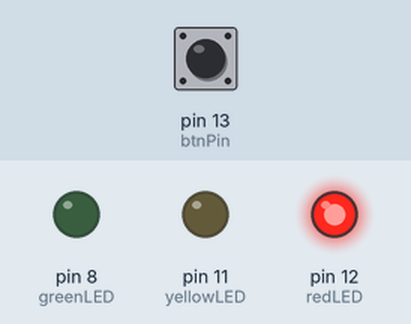
Bench run of a sketch on a simulated Arduino Uno, built with avr-gcc and run on an emulated ATmega328P. Parts: output pins drawn as LEDs (lit = HIGH). The test bench sets the inputs (shaded band); at power-on: pin 13 (btnPin) HIGH.

Above: at 2.5 s.
At 6.0 s:
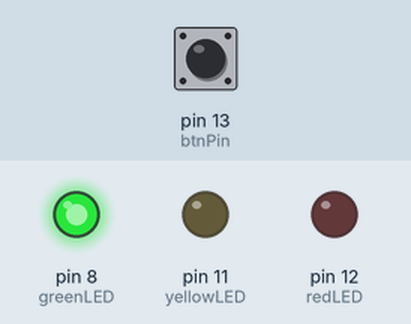
At 9.0 s:
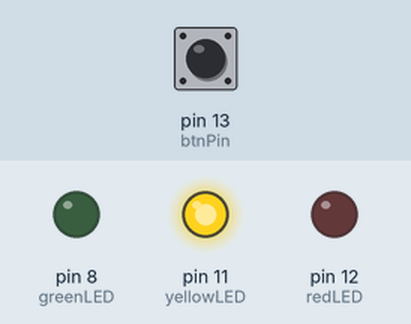
Timing chart, 0 to 14.3 s (numbered marks = the images above):
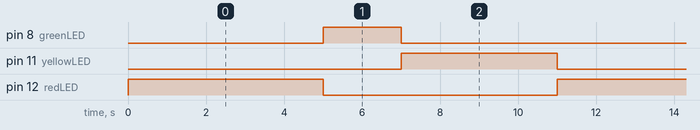

Measured:
- by itself, pin 8 (greenLED): alternates HIGH for 2.0 s and LOW for 9.0 s
- by itself, pin 11 (yellowLED): alternates HIGH for 4.0 s and LOW for 7.0 s
- by itself, pin 12 (redLED): alternates HIGH for 5.0 s and LOW for 6.0 s

The sketch:

traffic_lights.ino
```cpp
// C++ code
const int greenLED = 8;
const int greenDelay = 2000;
const int yellowLED = 11;
const int yellowDelay = 4000;
const int redLED = 12;
const int redDelay = 5000;
const int btnPin = 13;

void setup()
{
  pinMode(redLED, OUTPUT); //Red LED
  pinMode(yellowLED,OUTPUT);// yellow LED
  pinMode(greenLED,OUTPUT);// GREEN LED
  pinMode(btnPin,INPUT_PULLUP); // when pushed, low signal passed. This way no external resistor needed
}

void loop()
{

  // red light 5 seconds
  digitalWrite(redLED, HIGH);
  if(handleDelayandButtonPress(5000)) return ;
  digitalWrite(redLED, LOW);


  // green light 2 seconds
  digitalWrite(greenLED,HIGH);
  if(handleDelayandButtonPress(2000)) return ;
  digitalWrite(greenLED,LOW);

  // yellow light 4 seconds
  digitalWrite(yellowLED,HIGH);
  if(handleDelayandButtonPress(4000)) return ;
  digitalWrite(yellowLED,LOW);

}

bool handleDelayandButtonPress(long int delay)
{
  /*
    Works like a delay but with condition
    millis() - startchecks for time elapsed since led turned on

    if inturrupted in between it will automatically restart cycle

    else it will only run till delay given
  */
  long int start = millis();

  while(millis() - start <= delay)
  {
    if(digitalRead(btnPin) == LOW)
    {
      handlePedestrian();
      return true;
    }
  }

  return false;

}

void handlePedestrian()
{
  digitalWrite(redLED, HIGH);
  digitalWrite(yellowLED, LOW);
  digitalWrite(greenLED, LOW);
}
```
